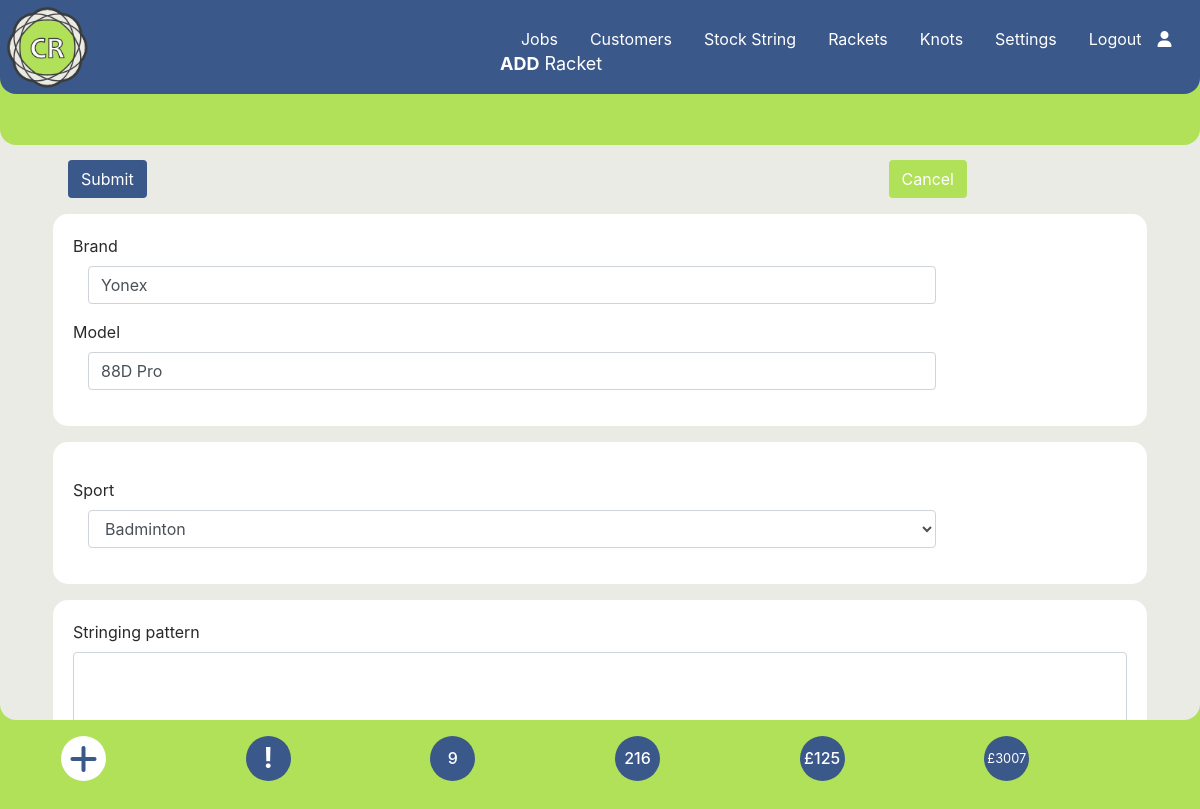
The page /editracket.php?racketid=4 (signed in) on the database its author committed.
### tables this page shows
CREATE TABLE `rackets` (
  `racketid` int(7) NOT NULL,
  `manuf` varchar(50) NOT NULL,
  `model` varchar(50) NOT NULL,
  `pattern` varchar(255) NOT NULL,
  `sport` int(3) NOT NULL
);

CREATE TABLE `settings` (
  `id` int(5) NOT NULL,
  `description` varchar(20) NOT NULL,
  `value` varchar(5) NOT NULL
);

### editracket.php (the view, shortened to what this page needs)
<?php require_once('./Connections/wcba.php');
require_once('./menu.php');
$current_month_text = date("F");
$current_month_numeric = date("m");
$current_year = date("Y");
$query_Recordset2 = "SELECT * FROM rackets LEFT JOIN sport ON rackets.sport = sport.sportid WHERE racketid = " . $_GET['racketid'];
$Recordset2 = mysqli_query($conn, $query_Recordset2) or die(mysqli_error($conn));
$row_Recordset2 = mysqli_fetch_assoc($Recordset2);
$query_Recordset3 = "SELECT * FROM sport ORDER BY sportid ASC;";
$Recordset3 = mysqli_query($conn, $query_Recordset3) or die(mysqli_error($conn));
$row_Recordset3 = mysqli_fetch_assoc($Recordset3);
$query_Recordset6 = "SELECT * FROM stringjobs WHERE collection_date LIKE '___" . $current_month_numeric . "/" . $current_year . "%'ORDER BY job_id ASC;";
$Recordset6 = mysqli_query($conn, $query_Recordset6) or die(mysqli_error($conn));
$totalRows_Recordset6 = mysqli_num_rows($Recordset6);
$query_Recordset7 = "SELECT * FROM stringjobs ORDER BY job_id ASC;";
$Recordset7 = mysqli_query($conn, $query_Recordset7) or die(mysqli_error($conn));
$totalRows_Recordset7 = mysqli_num_rows($Recordset7);
$query_Recordset8 = "SELECT SUM(price) as SUM from stringjobs;";
$Recordset8 = mysqli_query($conn, $query_Recordset8) or die(mysqli_error($conn));
$row_Recordset8 = mysqli_fetch_assoc($Recordset8);
$sum = $row_Recordset8['SUM'];
$query_Recordset9 = "SELECT SUM(price) as SUM from stringjobs WHERE paid != '1';";
$Recordset9 = mysqli_query($conn, $query_Recordset9) or die(mysqli_error($conn));
$row_Recordset9 = mysqli_fetch_assoc($Recordset9);
$sum_owed = $row_Recordset9['SUM'];
?>
<!DOCTYPE html>
<html lang="en">
<head>
  <link rel="stylesheet" href="https://cdnjs.cloudflare.com/ajax/libs/font-awesome/6.4.2/css/all.min.css">
  <link rel="stylesheet" href="https://stackpath.bootstrapcdn.com/bootstrap/4.3.1/css/bootstrap.min.css">
  <link rel="stylesheet" href="https://cdnjs.cloudflare.com/ajax/libs/font-awesome/6.4.2/css/all.min.css">
  <link rel="stylesheet" href="./css/bootstrap-datetimepicker.min.css" type="text/css" media="all" />
  <link rel="stylesheet" type="text/css" href="https://cdn.datatables.net/1.13.6/css/dataTables.bootstrap4.min.css" />
  <link rel="stylesheet" href="./css/style.css">
</head>
<body id="home-section-results" data-spy="scroll" data-target="#main-nav">
  <?php
  echo $main_menus; ?>
  <div class="home-section diva">
    <p class="fxdtext"><strong>ADD</strong> Racket</p>
    <div class="container my-1  firstparaaltej">
      <div class="container  my-1 pb-3 px-1 firstparaej">
        <div class="container  px-1  pt-3 form-text">
          <form method="post" action="./db-update.php">
            <div class="container mt-3" style="margin-top: 120px;">
              <div class="row pt-3">
                <div class="col-9">
                  <div>
                    <input class="btn button-colours" type="submit" name="submit" value="Submit">
                  </div>
                </div>
                <div class="col-3">
                  <div>
                    <a class="btn button-colours-alt" href="./rackets.php">Cancel</a>
                  </div>
                </div>
              </div>
            </div>
            <div class="card cardvp my-3">
              <div class="card-body">
                <label>Brand</label>
                <div>
                  <div class="container">
                    <div class="row">
                      <div class="col-10">
                        <input type="text" name="manuf" class="form-control txtField" value="<?php echo $row_Recordset2['manuf']; ?>">
                      </div>
                    </div>
                  </div>
                </div>
                <label class="mt-3">Model</label>
                <div>
                  <div class="container mb-3">
                    <div class="row">
                      <div class="col-10">
                        <input type="text" name="model" class="form-control txtField" value="<?php echo $row_Recordset2['model']; ?>">
                      </div>
                    </div>
                  </div>
                </div>
              </div>
            </div>
            <div class="card cardvp my-3">
              <div class="card-body">
                <label class="mt-3">Sport</label>
                <div class="form-inline">
                  <div class="container mb-3">
                    <div class="row">
                      <div class="col-10">
                        <select class="form-control" style="width:100%" name="sportid">
                          <?php do {
                            if ($row_Recordset3['sportid'] == $row_Recordset2['sport']) { ?>
                              <option value="<?php echo $row_Recordset3['sportid']; ?>" selected="selected">
                                <?php echo $row_Recordset3['sportname']; ?>
                              </option>
                            <?php } else { ?>
                              <option value="<?php echo $row_Recordset3['sportid']; ?>">
                                <?php echo $row_Recordset3['sportname']; ?>
                              </option>
                            <?php } ?>
                          <?php } while ($row_Recordset3 = mysqli_fetch_assoc($Recordset3)); ?>
                        </select>
                      </div>
                    </div>
                  </div>
                </div>
              </div>
            </div>
            <div class="card cardvp my-3">
              <div class="card-body">
                <div class="row">
                  <div class="col-12">
                    <div class="form-group">
                      <label for="comments">Stringing pattern</label>
                      <textarea class="form-control" name="pattern" id="notes" rows="3"><?php echo $row_Recordset2['pattern']; ?></textarea>
                    </div>
                  </div>
                </div>
              </div>
            </div>
          </form>
        </div>
      </div>
    </div>
  </div>
  <div class="container center">
    <div class="p-3 row">
      <div class="col-2">
        <a href="./addaracket.php" type="button" class="dot fa-solid fa-plus fa-2x"></a>
      </div>
      <?php if (!empty($_SESSION['message'])) { ?>
        <div class="col-2">
          <h3 class="blinking" title="Warning Messages" data-toggle="modal" data-target="#warningModal"><strong>!</strong></h3>
        </div>
      <?php } else { ?>
        <div class="col-2">
          <h3 class="dotb" title="Warning Messages"><strong>!</strong></h3>
        </div>
      <?php } ?>
      <div class="col-2">
        <h3 class="dotbt h6 " title="Restrings for <?php echo $current_month_text; ?>"><?php echo $totalRows_Recordset6 ?></h3>
      </div>
      <div class="col-2">
        <a href="#" class="dotbt h6" title="Total restrings"><?php echo $totalRows_Recordset7 ?></a>
      </div>
      <div class="col-2">
        <a href="./jobs-unpaid.php" class="dotbt h6" title="Amount Owed"><?php echo "$currency" . $sum_owed ?></a>
      </div>
      <div class="col-2">
        <a href="#" class="dotbtt h7" title="Total Income"><small><?php echo "$currency" . $sum ?></small></a>
      </div>
    </div>
  </div>
</body>
</html>

### css/style.css (style rules this page uses)
body { background: #b1e158; color: #fff; z-index: 0; }
.fxdtext { position: fixed; top: 50px; left: 200px; font-weight: normal; font-size: 18px; color: #ffffff; z-index: 500; }
@media screen and (max-width: 2500px) { .fxdtext { left: 500px; } }
.center { margin-left: auto; margin-right: auto; }
.home-section { background: #ebebe6; width: 100%; height: 670px; border-bottom-left-radius: 1rem; border-bottom-right-radius: 1rem; z-index: 1; }
@media screen and (max-width: 2500px) { .home-section { height: 720px; } }
a, a:hover, a:focus { color: inherit; text-decoration: none; transition: all 0.3s; }
.dot { height: 45px; width: 45px; background-color: #ffffff; border-radius: 50%; display: inline-block; color: #3b588a; display: flex; align-items: center; justify-content: center; }
.dotb { height: 45px; width: 45px; background-color: #3b588a; color: #ffffff; border-radius: 50%; display: inline-block; display: flex; align-items: center; justify-content: center; }
.dotbt { height: 45px; width: 45px; background-color: #3b588a; color: #ffffff; border-radius: 50%; display: inline-block; display: flex; align-items: center; justify-content: center; }
.dotbtt { height: 45px; width: 45px; background-color: #3b588a; color: #ffffff; border-radius: 50%; display: inline-block; display: flex; align-items: center; justify-content: center; }
.firstparaaltej { padding-top: 90px; z-index: 10; }
.firstparaej { padding-top: 10px; z-index: 1000000; }
.button-colours { background-color: #3b588a; color: white; }
.button-colours-alt { background-color: #b1e158; color: white; }
.form-text { color: #292928; }
.nav-item { margin-left: 0rem; }
.nav-link { font-size: 16px; font-weight: 400; color: #ffffff; }
.cardvp { border-radius: 15px; border-style: solid; border-width: 0px; border-color: transparent; }
.diva { overflow-x: hidden; }

### rows shown on the page
rackets: manuf "Yonex", model "88D Pro"
settings: value "£"

### other values the page prints
$_SESSION['loginmenu'] "Logout"
$totalRows_Recordset6 "9"
$totalRows_Recordset7 "216"
$sum_owed "125"
$sum "3007"
form field sportid "Badminton"
